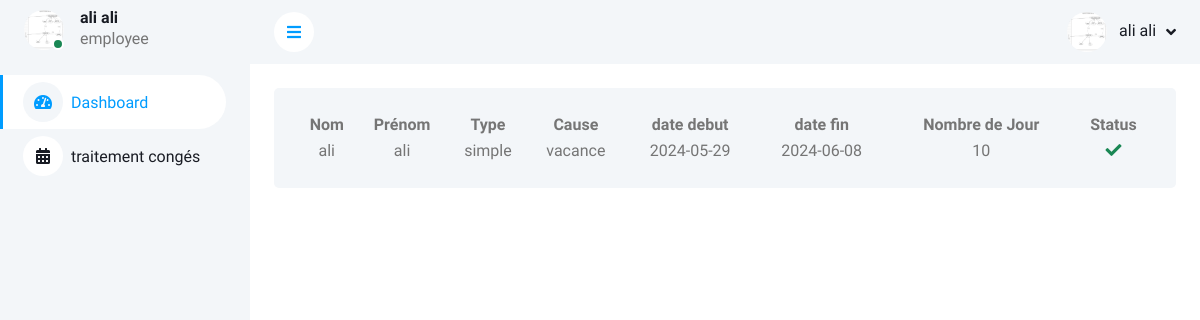
/Employee/employee.php (signed in), run on the app's committed database.
### Employee/employee.php (the view, shortened to what this page needs)
<?php
include "../connexion.php";
$user_id = $_SESSION['id'];
$query = "SELECT u.nom, u.prenom, c.* FROM congés c JOIN users u ON c.user_id = u.id WHERE c.user_id = :user_id";
$stmt = $conn->prepare($query);
$stmt->bindParam(':user_id', $user_id);
$stmt->execute();
$result = $stmt->fetchAll(PDO::FETCH_ASSOC);
?>
<!DOCTYPE html>
<html lang="en">
<head>
    <link href="../lib/owlcarousel/assets/owl.carousel.min.css" rel="stylesheet">
    <link href="../lib/tempusdominus/css/tempusdominus-bootstrap-4.min.css" rel="stylesheet" />
    <link href="../css/bootstrap.min.css" rel="stylesheet">
    <link href="../css/style.css" rel="stylesheet">
    <link href="https://cdnjs.cloudflare.com/ajax/libs/font-awesome/5.10.0/css/all.min.css" rel="stylesheet">
    <link href="https://cdn.jsdelivr.net/npm/bootstrap-icons@1.4.1/font/bootstrap-icons.css" rel="stylesheet">
</head>
<body>
    <div class="container-xxl position-relative bg-white d-flex p-0">
        <?php include "sidbar.php"; ?>
        <div class="content">
            <?php include "navbar.php"; ?>
            <div class="container-fluid pt-4 px-4">
                <div class="bg-light text-center rounded p-4">
                    <div class="table-responsive">
                        <table id="tableResultats" class="display" style="width:100%">
                            <thead>
                                <tr style="text-align:center">
                                    <th>Nom</th>
                                    <th>Prénom</th>
                                    <th>Type</th>
                                    <th>Cause</th>
                                    <th>date debut</th>
                                    <th>date fin</th>
                                    <th>Nombre de Jour</th>
                                    <th>Status</th>
                                </tr>
                            </thead>
                            <tbody>
                                <?php foreach ($result as $row) : ?>
                                    <tr style="text-align:center">
                                        <td><?php echo $_SESSION['nom']; ?></td>
                                        <td><?php echo $_SESSION['prenom']; ?></td>
                                        <td><?php echo $row['type']; ?></td>
                                        <?php if ($row['type'] === 'maladie') : ?>
                                            <td> <a href="../photo/<?php echo $row['photo']; ?>" class="buttonx">Voir photo</a>
                                            </td>
                                        <?php else : ?>
                                            <td><?php echo $row['CauseConge']; ?></td>
                                        <?php endif; ?>
                                        <td><?php echo $row['DateDebut']; ?></td>
                                        <td><?php echo $row['DateFin']; ?></td>
                                        <td><?php echo $row['NbrJour']; ?></td>
                                        <td>
                                            <?php if ($row['status'] === 'accepter') : ?>
                                                <i class="fas fa-check text-success"></i>
                                            <?php elseif ($row['status'] === 'refuser') : ?>
                                                <i class="fas fa-times text-danger"></i>
                                            <?php else : ?>
                                                <i class="far fa-clock text-warning"></i>
                                            <?php endif; ?>
                                        </td>
                                    </tr>
                                <?php endforeach; ?>
                            </tbody>
                        </table>
                    </div>
                </div>
            </div>
        </div>
</body>
</html>

### css/style.css (style rules this page uses)
:root { --primary: #009CFF; --light: #F3F6F9; --dark: #191C24; }
.content { margin-left: 250px; min-height: 100vh; background: #FFFFFF; transition: 0.5s; }
@media (min-width: 992px) { .content { width: calc(100% - 250px); } }

### data on the page
congés: type "simple", CauseConge "vacance", DateDebut "2024-05-29", DateFin "2024-06-08", NbrJour "10", status "accepter" (drawn)

### other printed values
$_SESSION['nom'] "ali"
$_SESSION['prenom'] "ali"
$_SESSION['role'] "employee"
